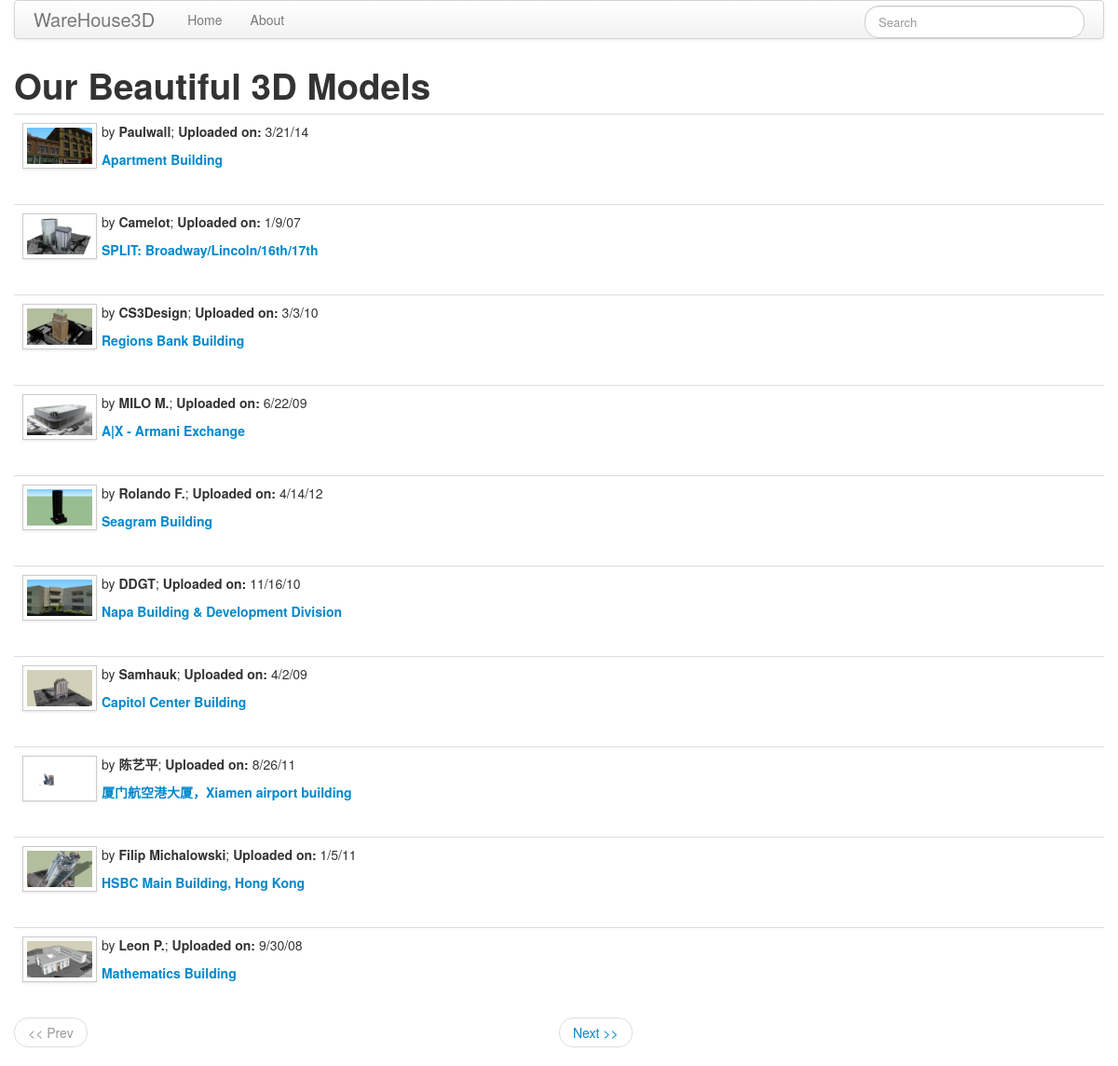
/index, run on the app's committed database.
### app/models.py (models this page shows)
class Warehouseinfo(db.Model):
    __tablename__ = 'warehouseinfo'
    __searchable__ = ['title']
    id = db.Column(db.String(100), primary_key=True)
    title = db.Column(db.String(50))
    author = db.Column(db.String(30))
    tags = db.Column(db.String(100))
    desc = db.Column(db.String(700))
    imgurl = db.Column(db.String(250))
    kmzurl = db.Column(db.String(250))
    imgfile = db.Column(db.String(30))
    kmzfile = db.Column(db.String(30))
    other = db.Column(db.String(100))

### app/views.py (the view)
@app.route('/', methods=['GET', 'POST'])
@app.route('/index', methods=['GET', 'POST'])
@app.route('/index/<int:page>', methods=['GET', 'POST'])
def index(page=1):
    print 'hello, i am index'
    pagina = Warehouseinfo.query.paginate(page, MODELS_PER_PAGE, False)
    models = pagina.items
    return render_template('index.html', title='Home', pagina=pagina, models=models)

### app/forms.py
class SearchForm(Form):
    search = StringField('search', validators=[DataRequired()])

### app/__init__.py (called while the page is built)
def stringtodict(strDict):
    other = ast.literal_eval(strDict)
    return other

### app/views.py (called while the page is built)
@app.before_request
def before_request():
    g.searchForm = SearchForm()
    return

### app/templates/index.html
{% extends "base.html" %}
{% block content %}
<h1>Our Beautiful 3D Models</h1>
{% for model in models %}
    {% include "model.html" %}
{% endfor %}
<ul class="pager">
    {% if pagina.has_prev %}
    <li class="previous">
        <a href="{{ url_for('index', page=pagina.prev_num) }}"><< Prev</a>
    </li>
    {% else %}
    <li class="previous disabled"><a href="#"><< Prev</a></li>
    {% endif %}
    {% if pagina.has_next %}
    <li>
        <a href="{{ url_for('index', page=pagina.next_num) }}">Next >></a>
    </li>
    {% else %}
    <li class="next disabled"><a href="#">Next >></a></li>
    {% endif %}
</ul>
{% endblock%}

### app/templates/base.html (shortened to what this page needs)
<!DOCTYPE html>
<html>
<head >
    <link href="/static/css/bootstrap.min.css" rel="stylesheet" media="screen">
    <link href="/static/css/bootstrap-responsive.min.css" rel="stylesheet">
</head>
<body>
    <div class="container">
        <div class="navbar">
            <div class="navbar-inner">
                <a class="brand" href="/">WareHouse3D</a>
                <ul class="nav">
                    <li><a href="{{ url_for('index') }}">Home</a></li>
                    <li><a href="{{ url_for('about') }}">About</a></li>
                </ul>
                <div class="nav-collapse collapse">
                    <form class="navbar-search pull-right" action="{{ url_for('search') }}" method="post" name="search">
                        {{ g.searchForm.search(size=20, placeholder="Search", class="search-query", style="height:25px") }}
                    </form>
                </div>
            </div>
        </div>
        <div class="row-fluid">
            <div class="span12">
                {% block content %}{% endblock %}
            </div>
        </div>
    </div>
</body>
</html>

### app/templates/model.html
<table class="table table-hover">
    <tr>
        <td width="70px">
            <a href="{{ url_for('detail', id=model.id) }}">
                <img src="{{ '/static/img/'~model.id~'.jpg' }}" width="100" height="100" class="img-polaroid" style="margin:1px">
            </a>
        </td>
        <td>
            <p>
                {% set other=model.other|stringtodict %}
                by <strong>{{ model.author }}</strong>;
                <strong>Uploaded on:</strong> {{ other['Uploaded'] }}
            </p>
            <p>
                <a href="{{ url_for('detail', id=model.id)}}">
                    <strong>{{ model.title }}</strong>
                </a>
            </p>
        </td>
    </tr>
</table>

### data on the page
Warehouseinfo: id (picture), author "Paulwall", Uploaded "3/21/14", title "Apartment Building"
Warehouseinfo: id (picture), author "Camelot", Uploaded "1/9/07", title "SPLIT: Broadway/Lincoln/16th/17th"
Warehouseinfo: id (picture), author "CS3Design", Uploaded "3/3/10", title "Regions Bank Building"
Warehouseinfo: id (picture), author "MILO M.", Uploaded "6/22/09", title "A|X - Armani Exchange"
Warehouseinfo: id (picture), author "Rolando F.", Uploaded "4/14/12", title "Seagram Building"
Warehouseinfo: id (picture), author "DDGT", Uploaded "11/16/10", title "Napa Building & Development Division"
Warehouseinfo: id (picture), author "Samhauk", Uploaded "4/2/09", title "Capitol Center Building"
Warehouseinfo: id (picture), author "陈艺平", Uploaded "8/26/11", title "厦门航空港大厦，Xiamen airport building"
Warehouseinfo: id (picture), author "Filip Michalowski", Uploaded "1/5/11", title "HSBC Main Building, Hong Kong"
Warehouseinfo: id (picture), author "Leon P.", Uploaded "9/30/08", title "Mathematics Building"
